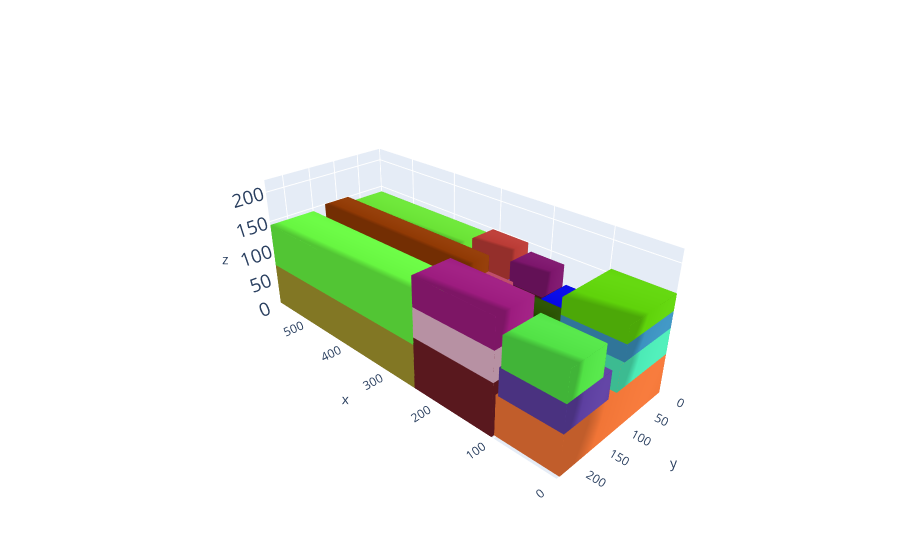

Notebook code cell kept with this figure:
### Markdown cell above
# Plot the solution

### Code cell
cont, execution_time,total_volume,TOTAL_VOLUME = MLCP_function(alpha=4.0,beta=1.0,gamma=0.2,delta=0.5,p=0.05,instance=1,weight_restriction=True, max_distance_cg=10000)
print("cont despues de ejecutar MLCP")
L = cont.l;W = cont.w; H = cont.h

box_dims = []
for aabb in cont.aabbs:
  box_dims.append([aabb.xmin,aabb.ymin,aabb.zmin,aabb.xmax,aabb.ymax,aabb.zmax])
box_dims.append([0,0,0,L,W,H])
bxplot.plot_container([L,W,H], box_dims) 
print(f'{L} {W} {H}')
print(f'L * W * H = {L * W * H}')
print(f'total_volume = {sum(total_volume)}')
print(f'TOTAL_VOLUME = {len(TOTAL_VOLUME)}')
print(f'% = {sum(total_volume)/(L * W * H)}')

### Figure 1 — Plotly figure (JSON) as saved in the notebook; plotly's stock layout.template omitted (floating-point values rounded to 4 significant figures)
{"data": [{"color": "rgb(240.6412422131235,116.67089338061577,54.31023965146581)", "i": [7, 0, 0, 0, 4, 4, 2, 6, 4, 0, 3, 7], "j": [3, 4, 1, 2, 5, 6, 5, 5, 0, 1, 2, 2], "k": [0, 7, 2, 3, 6, 7, 1, 2, 5, 5, 7, 6], "opacity": 1, "type": "mesh3d", "x": [0, 0, 103, 103, 0, 0, 103, 103], "y": [0, 228, 228, 0, 0, 228, 228, 0], "z": [0, 0, 0, 0, 64, 64, 64, 64]}, {"color": "rgb(28.706647263186266,34.529203881957706,119.09643231173838)", "i": [7, 0, 0, 0, 4, 4, 2, 6, 4, 0, 3, 7], "j": [3, 4, 1, 2, 5, 6, 5, 5, 0, 1, 2, 2], "k": [0, 7, 2, 3, 6, 7, 1, 2, 5, 5, 7, 6], "opacity": 1, "type": "mesh3d", "x": [175, 175, 587, 587, 175, 175, 587, 587], "y": [0, 76, 76, 0, 0, 76, 76, 0], "z": [0, 0, 0, 0, 64, 64, 64, 64]}, {"color": "rgb(162.56637398712067,148.2828659979292,45.34117002243498)", "i": [7, 0, 0, 0, 4, 4, 2, 6, 4, 0, 3, 7], "j": [3, 4, 1, 2, 5, 6, 5, 5, 0, 1, 2, 2], "k": [0, 7, 2, 3, 6, 7, 1, 2, 5, 5, 7, 6], "opacity": 1, "type": "mesh3d", "x": [247, 247, 587, 587, 247, 247, 587, 587], "y": [149, 233, 233, 149, 149, 233, 233, 149], "z": [0, 0, 0, 0, 72, 72, 72, 72]}, {"color": "rgb(213.27315613898844,145.6418015767567,36.2334855219333)", "i": [7, 0, 0, 0, 4, 4, 2, 6, 4, 0, 3, 7], "j": [3, 4, 1, 2, 5, 6, 5, 5, 0, 1, 2, 2], "k": [0, 7, 2, 3, 6, 7, 1, 2, 5, 5, 7, 6], "opacity": 1, "type": "mesh3d", "x": [207, 207, 587, 587, 207, 207, 587, 587], "y": [76, 146, 146, 76, 76, 146, 146, 76], "z": [0, 0, 0, 0, 62, 62, 62, 62]}, {"color": "rgb(242.25013423890138,106.58429663387643,162.30043605347137)", "i": [7, 0, 0, 0, 4, 4, 2, 6, 4, 0, 3, 7], "j": [3, 4, 1, 2, 5, 6, 5, 5, 0, 1, 2, 2], "k": [0, 7, 2, 3, 6, 7, 1, 2, 5, 5, 7, 6], "opacity": 1, "type": "mesh3d", "x": [103, 103, 173, 173, 103, 103, 173, 173], "y": [0, 95, 95, 0, 0, 95, 95, 0], "z": [0, 0, 0, 0, 62, 62, 62, 62]}, {"color": "rgb(110.75620031934771,29.9075569098402,37.52163620775113)", "i": [7, 0, 0, 0, 4, 4, 2, 6, 4, 0, 3, 7], "j": [3, 4, 1, 2, 5, 6, 5, 5, 0, 1, 2, 2], "k": [0, 7, 2, 3, 6, 7, 1, 2, 5, 5, 7, 6], "opacity": 1, "type": "mesh3d", "x": [103, 103, 247, 247, 103, 103, 247, 247], "y": [148, 233, 233, 148, 148, 233, 233, 148], "z": [0, 0, 0, 0, 84, 84, 84, 84]}, {"color": "rgb(211.8073165161349,172.15272299649536,173.76383781725525)", "i": [7, 0, 0, 0, 4, 4, 2, 6, 4, 0, 3, 7], "j": [3, 4, 1, 2, 5, 6, 5, 5, 0, 1, 2, 2], "k": [0, 7, 2, 3, 6, 7, 1, 2, 5, 5, 7, 6], "opacity": 1, "type": "mesh3d", "x": [103, 103, 185, 185, 103, 103, 185, 185], "y": [97, 148, 148, 97, 97, 148, 148, 97], "z": [0, 0, 0, 0, 60, 60, 60, 60]}, {"color": "rgb(6.461867990388752,41.150721296593,126.3055701030193)", "i": [7, 0, 0, 0, 4, 4, 2, 6, 4, 0, 3, 7], "j": [3, 4, 1, 2, 5, 6, 5, 5, 0, 1, 2, 2], "k": [0, 7, 2, 3, 6, 7, 1, 2, 5, 5, 7, 6], "opacity": 1, "type": "mesh3d", "x": [103, 103, 178, 178, 103, 103, 178, 178], "y": [99, 148, 148, 99, 99, 148, 148, 99], "z": [60, 60, 60, 60, 81, 81, 81, 81]}, {"color": "rgb(185.4285463201808,70.90435367317455,99.5646377785299)", "i": [7, 0, 0, 0, 4, 4, 2, 6, 4, 0, 3, 7], "j": [3, 4, 1, 2, 5, 6, 5, 5, 0, 1, 2, 2], "k": [0, 7, 2, 3, 6, 7, 1, 2, 5, 5, 7, 6], "opacity": 1, "type": "mesh3d", "x": [207, 207, 587, 587, 207, 207, 587, 587], "y": [76, 146, 146, 76, 76, 146, 146, 76], "z": [62, 62, 62, 62, 124, 124, 124, 124]}, {"color": "rgb(4.678600835343313,7.256843665847087,227.94997105374492)", "i": [7, 0, 0, 0, 4, 4, 2, 6, 4, 0, 3, 7], "j": [3, 4, 1, 2, 5, 6, 5, 5, 0, 1, 2, 2], "k": [0, 7, 2, 3, 6, 7, 1, 2, 5, 5, 7, 6], "opacity": 1, "type": "mesh3d", "x": [103, 103, 169, 169, 103, 103, 169, 169], "y": [0, 90, 90, 0, 0, 90, 90, 0], "z": [62, 62, 62, 62, 105, 105, 105, 105]}, {"color": "rgb(105.37569709925118,83.6347760917153,248.6721732765928)", "i": [7, 0, 0, 0, 4, 4, 2, 6, 4, 0, 3, 7], "j": [3, 4, 1, 2, 5, 6, 5, 5, 0, 1, 2, 2], "k": [0, 7, 2, 3, 6, 7, 1, 2, 5, 5, 7, 6], "opacity": 1, "type": "mesh3d", "x": [243, 243, 587, 587, 243, 243, 587, 587], "y": [0, 76, 76, 0, 0, 76, 76, 0], "z": [64, 64, 64, 64, 102, 102, 102, 102]}, {"color": "rgb(75.19943934382431,233.39799511601726,181.0309695413245)", "i": [7, 0, 0, 0, 4, 4, 2, 6, 4, 0, 3, 7], "j": [3, 4, 1, 2, 5, 6, 5, 5, 0, 1, 2, 2], "k": [0, 7, 2, 3, 6, 7, 1, 2, 5, 5, 7, 6], "opacity": 1, "type": "mesh3d", "x": [0, 0, 102, 102, 0, 0, 102, 102], "y": [0, 120, 120, 0, 0, 120, 120, 0], "z": [64, 64, 64, 64, 105, 105, 105, 105]}, {"color": "rgb(92.35382766679541,62.75559228882677,159.4872612984278)", "i": [7, 0, 0, 0, 4, 4, 2, 6, 4, 0, 3, 7], "j": [3, 4, 1, 2, 5, 6, 5, 5, 0, 1, 2, 2], "k": [0, 7, 2, 3, 6, 7, 1, 2, 5, 5, 7, 6], "opacity": 1, "type": "mesh3d", "x": [0, 0, 99, 99, 0, 0, 99, 99], "y": [138, 228, 228, 138, 138, 228, 228, 138], "z": [64, 64, 64, 64, 107, 107, 107, 107]}, {"color": "rgb(76.48455281537615,29.652592057238245,27.236773153137644)", "i": [7, 0, 0, 0, 4, 4, 2, 6, 4, 0, 3, 7], "j": [3, 4, 1, 2, 5, 6, 5, 5, 0, 1, 2, 2], "k": [0, 7, 2, 3, 6, 7, 1, 2, 5, 5, 7, 6], "opacity": 1, "type": "mesh3d", "x": [175, 175, 237, 237, 175, 175, 237, 237], "y": [0, 48, 48, 0, 0, 48, 48, 0], "z": [64, 64, 64, 64, 100, 100, 100, 100]}, {"color": "rgb(66.35855341189834,183.38613400383656,216.30264321146936)", "i": [7, 0, 0, 0, 4, 4, 2, 6, 4, 0, 3, 7], "j": [3, 4, 1, 2, 5, 6, 5, 5, 0, 1, 2, 2], "k": [0, 7, 2, 3, 6, 7, 1, 2, 5, 5, 7, 6], "opacity": 1, "type": "mesh3d", "x": [175, 175, 224, 224, 175, 175, 224, 224], "y": [48, 73, 73, 48, 48, 73, 73, 48], "z": [64, 64, 64, 64, 85, 85, 85, 85]}, {"color": "rgb(102.83768426428904,245.76394650300423,64.57171076717188)", "i": [7, 0, 0, 0, 4, 4, 2, 6, 4, 0, 3, 7], "j": [3, 4, 1, 2, 5, 6, 5, 5, 0, 1, 2, 2], "k": [0, 7, 2, 3, 6, 7, 1, 2, 5, 5, 7, 6], "opacity": 1, "type": "mesh3d", "x": [247, 247, 587, 587, 247, 247, 587, 587], "y": [149, 233, 233, 149, 149, 233, 233, 149], "z": [72, 72, 72, 72, 144, 144, 144, 144]}, {"color": "rgb(70.98001991200731,243.2020745902041,65.47438804452223)", "i": [7, 0, 0, 0, 4, 4, 2, 6, 4, 0, 3, 7], "j": [3, 4, 1, 2, 5, 6, 5, 5, 0, 1, 2, 2], "k": [0, 7, 2, 3, 6, 7, 1, 2, 5, 5, 7, 6], "opacity": 1, "type": "mesh3d", "x": [103, 103, 178, 178, 103, 103, 178, 178], "y": [99, 148, 148, 99, 99, 148, 148, 99], "z": [81, 81, 81, 81, 102, 102, 102, 102]}, {"color": "rgb(229.170983959081,181.32134658274938,203.20452217343387)", "i": [7, 0, 0, 0, 4, 4, 2, 6, 4, 0, 3, 7], "j": [3, 4, 1, 2, 5, 6, 5, 5, 0, 1, 2, 2], "k": [0, 7, 2, 3, 6, 7, 1, 2, 5, 5, 7, 6], "opacity": 1, "type": "mesh3d", "x": [103, 103, 247, 247, 103, 103, 247, 247], "y": [162, 233, 233, 162, 162, 233, 233, 162], "z": [84, 84, 84, 84, 131, 131, 131, 131]}, {"color": "rgb(124.36174234788146,21.43714619901994,107.6839196196669)", "i": [7, 0, 0, 0, 4, 4, 2, 6, 4, 0, 3, 7], "j": [3, 4, 1, 2, 5, 6, 5, 5, 0, 1, 2, 2], "k": [0, 7, 2, 3, 6, 7, 1, 2, 5, 5, 7, 6], "opacity": 1, "type": "mesh3d", "x": [175, 175, 237, 237, 175, 175, 237, 237], "y": [0, 48, 48, 0, 0, 48, 48, 0], "z": [100, 100, 100, 100, 136, 136, 136, 136]}, {"color": "rgb(105.91868543992672,226.3887069903381,53.62860070017457)", "i": [7, 0, 0, 0, 4, 4, 2, 6, 4, 0, 3, 7], "j": [3, 4, 1, 2, 5, 6, 5, 5, 0, 1, 2, 2], "k": [0, 7, 2, 3, 6, 7, 1, 2, 5, 5, 7, 6], "opacity": 1, "type": "mesh3d", "x": [329, 329, 587, 587, 329, 329, 587, 587], "y": [0, 76, 76, 0, 0, 76, 76, 0], "z": [102, 102, 102, 102, 140, 140, 140, 140]}, {"color": "rgb(39.25680545455298,80.05951586809941,0.32802163572886234)", "i": [7, 0, 0, 0, 4, 4, 2, 6, 4, 0, 3, 7], "j": [3, 4, 1, 2, 5, 6, 5, 5, 0, 1, 2, 2], "k": [0, 7, 2, 3, 6, 7, 1, 2, 5, 5, 7, 6], "opacity": 1, "type": "mesh3d", "x": [103, 103, 175, 175, 103, 103, 175, 175], "y": [100, 148, 148, 100, 100, 148, 148, 100], "z": [102, 102, 102, 102, 133, 133, 133, 133]}, {"color": "rgb(185.62270658643902,59.32654260545441,53.373523397319595)", "i": [7, 0, 0, 0, 4, 4, 2, 6, 4, 0, 3, 7], "j": [3, 4, 1, 2, 5, 6, 5, 5, 0, 1, 2, 2], "k": [0, 7, 2, 3, 6, 7, 1, 2, 5, 5, 7, 6], "opacity": 1, "type": "mesh3d", "x": [243, 243, 314, 314, 243, 243, 314, 314], "y": [0, 48, 48, 0, 0, 48, 48, 0], "z": [102, 102, 102, 102, 149, 149, 149, 149]}, {"color": "rgb(59.56605954988763,145.67466599247035,191.86036322625193)", "i": [7, 0, 0, 0, 4, 4, 2, 6, 4, 0, 3, 7], "j": [3, 4, 1, 2, 5, 6, 5, 5, 0, 1, 2, 2], "k": [0, 7, 2, 3, 6, 7, 1, 2, 5, 5, 7, 6], "opacity": 1, "type": "mesh3d", "x": [0, 0, 98, 98, 0, 0, 98, 98], "y": [0, 111, 111, 0, 0, 111, 111, 0], "z": [105, 105, 105, 105, 131, 131, 131, 131]}, {"color": "rgb(81.41438125274257,225.29223774243678,69.5216654170236)", "i": [7, 0, 0, 0, 4, 4, 2, 6, 4, 0, 3, 7], "j": [3, 4, 1, 2, 5, 6, 5, 5, 0, 1, 2, 2], "k": [0, 7, 2, 3, 6, 7, 1, 2, 5, 5, 7, 6], "opacity": 1, "type": "mesh3d", "x": [0, 0, 96, 96, 0, 0, 96, 96], "y": [157, 228, 228, 157, 157, 228, 228, 157], "z": [107, 107, 107, 107, 154, 154, 154, 154]}, {"color": "rgb(144.33884867800404,57.57750777392073,4.226900378903865)", "i": [7, 0, 0, 0, 4, 4, 2, 6, 4, 0, 3, 7], "j": [3, 4, 1, 2, 5, 6, 5, 5, 0, 1, 2, 2], "k": [0, 7, 2, 3, 6, 7, 1, 2, 5, 5, 7, 6], "opacity": 1, "type": "mesh3d", "x": [254, 254, 587, 587, 254, 254, 587, 587], "y": [76, 125, 125, 76, 76, 125, 125, 76], "z": [124, 124, 124, 124, 150, 150, 150, 150]}, {"color": "rgb(94.96113806430975,210.19267942063976,10.11931890660379)", "i": [7, 0, 0, 0, 4, 4, 2, 6, 4, 0, 3, 7], "j": [3, 4, 1, 2, 5, 6, 5, 5, 0, 1, 2, 2], "k": [0, 7, 2, 3, 6, 7, 1, 2, 5, 5, 7, 6], "opacity": 1, "type": "mesh3d", "x": [0, 0, 98, 98, 0, 0, 98, 98], "y": [0, 111, 111, 0, 0, 111, 111, 0], "z": [131, 131, 131, 131, 157, 157, 157, 157]}, {"color": "rgb(156.27367742489386,27.52124535301172,126.65868496257639)", "i": [7, 0, 0, 0, 4, 4, 2, 6, 4, 0, 3, 7], "j": [3, 4, 1, 2, 5, 6, 5, 5, 0, 1, 2, 2], "k": [0, 7, 2, 3, 6, 7, 1, 2, 5, 5, 7, 6], "opacity": 1, "type": "mesh3d", "x": [103, 103, 247, 247, 103, 103, 247, 247], "y": [162, 233, 233, 162, 162, 233, 233, 162], "z": [131, 131, 131, 131, 178, 178, 178, 178]}, {"color": "rgb(2.7038152567503104,237.8873374282354,48.86463917739656)", "i": [7, 0, 0, 0, 4, 4, 2, 6, 4, 0, 3, 7], "j": [3, 4, 1, 2, 5, 6, 5, 5, 0, 1, 2, 2], "k": [0, 7, 2, 3, 6, 7, 1, 2, 5, 5, 7, 6], "opacity": 0, "type": "mesh3d", "x": [0, 0, 587, 587, 0, 0, 587, 587], "y": [0, 233, 233, 0, 0, 233, 233, 0], "z": [0, 0, 0, 0, 220, 220, 220, 220]}], "layout": {"autosize": false, "margin": {"b": 0, "l": 0, "r": 0, "t": 0}, "paper_bgcolor": "rgba(0,0,0,0)", "scene": {"camera": {"center": {"x": 0, "y": 0, "z": 0}, "eye": {"x": -2, "y": 2, "z": 1.5}, "up": {"x": 0, "y": 0, "z": 1}}, "xaxis": {"nticks": 10, "range": [0, 587], "showspikes": false}, "yaxis": {"nticks": 5, "range": [0, 233], "showspikes": false}, "zaxis": {"nticks": 5, "range": [0, 220], "tickfont": {"size": 15}}}}}
